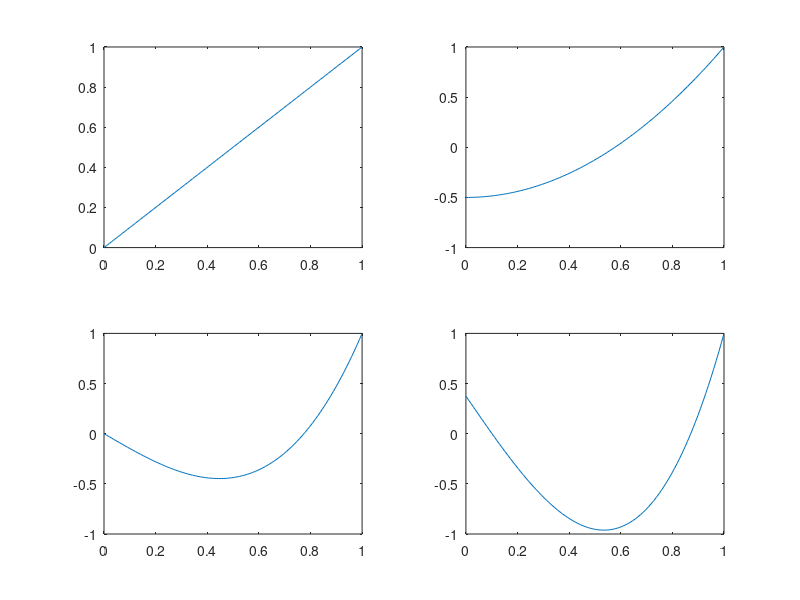

Reproduce this figure in MATLAB.
x = linspace(0,1,100);

l1 = [1 0] ;
y1 = polyval(l1, x);
l2 = [3/2 0 -1/2];
y2 = polyval(l2, x);
l3 = [5/2 0 -3/2 0];
y3 = polyval(l3, x);
l4 = [35/8 0 -15/4 3/8];
y4 = polyval(l4, x);

subplot(2, 2, 1)
plot(x, y1)
subplot(2, 2, 2)
plot(x, y2)
subplot(2, 2, 3)
plot(x, y3)
subplot(2, 2, 4)
plot(x, y4)